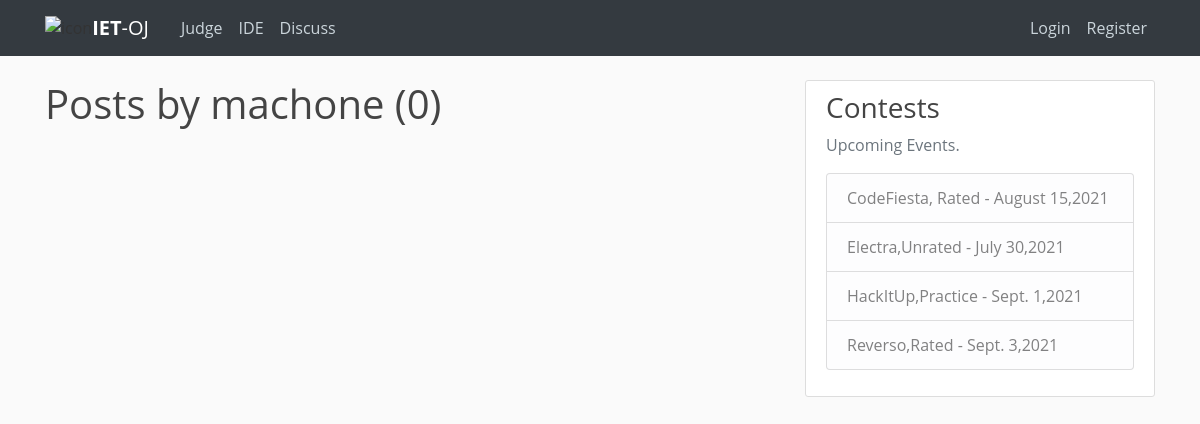
The page /discuss/user/machone/ on the database as committed earlier.
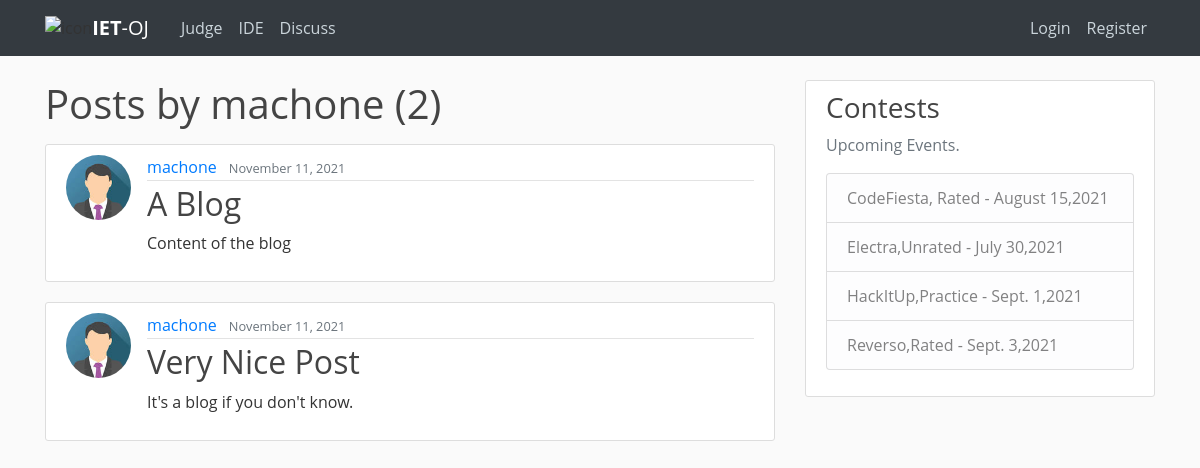
The same page on the database as committed later.
### blog/models.py (models this page shows, shortened)
class Post(models.Model):
    title = models.CharField(max_length=100)
    content = FroalaField(theme='gray')
    date_posted = models.DateTimeField(default=timezone.now)
    author = models.ForeignKey(User, on_delete=models.CASCADE)

### users/models.py (models this page shows, shortened)
class Profile(models.Model):
    user = models.OneToOneField(User,on_delete=models.CASCADE)
    image = models.ImageField(default='default.jpg',upload_to='profile_pics')
    institution = models.CharField(max_length=100,default="IET")
    bio = models.TextField(default="...")
    rating=models.IntegerField(default=0)
    hrating=models.IntegerField(default=0)
    star=models.IntegerField(default=1)
    ac_solution=models.IntegerField(default=0)
    wa_solution=models.IntegerField(default=0)
    tle_solution=models.IntegerField(default=0)
    ce_solution=models.IntegerField(default=0)
    re_solution=models.IntegerField(default=0)

### blog/views.py (the view)
# urls.py: path('user/<str:username>/', UserPostListView.as_view(), name='user-posts'),
class UserPostListView(ListView):
    model=Post
    template_name = 'blog/user_posts.html' # <app>/<model>_<viewtype>.html
    context_object_name = 'posts'
    paginate_by = 5
    def get_queryset(self):
        user = get_object_or_404(User,username=self.kwargs.get('username'))
        return Post.objects.filter(author=user).order_by('-date_posted')

### blog/templates/blog/user_posts.html (shortened to what this page needs)
{% extends "blog/base.html" %}
{% block content %}
<link href="/static/froala_editor/css/froala_style.min.css" type="text/css" media="all" rel="stylesheet">
<h1 class ="mb-3">
    Posts by {{ view.kwargs.username}} ({{page_obj.paginator.count}})
</h1>
    {% for post in posts %}
    <article class="media content-section">
        <img class="rounded-circle article-img" src="{{ post.author.profile.image.url }}">
        <div class="media-body">
          <div class="article-metadata">
            <a class="mr-2 " href="{% url 'user-posts' post.author.username %}">{{ post.author }}</a>
            <small class="text-muted">{{ post.date_posted|date:"F d, Y"}}</small>
          </div>
          <h2><a class="article-title" href="{% url 'post-detail' post.id %}">{{ post.title }}</a></h2>
          <div class="fr-view">
          {{ post.content|safe }}
      </article>
    {% endfor %}
{% endblock content %}

Rows that differ between the two databases and show on the page:
added Post: author.profile.image (placeholder picture), author "machone", date_posted "November 11, 2021", title "A Blog", content "Content of the blog"
added Post: author.profile.image (placeholder picture), author "machone", date_posted "November 11, 2021", title "Very Nice Post", content "It's a blog if you don't know."
Other text that changed with them:
{{ page_obj.paginator.count }}: "0" → "2"
